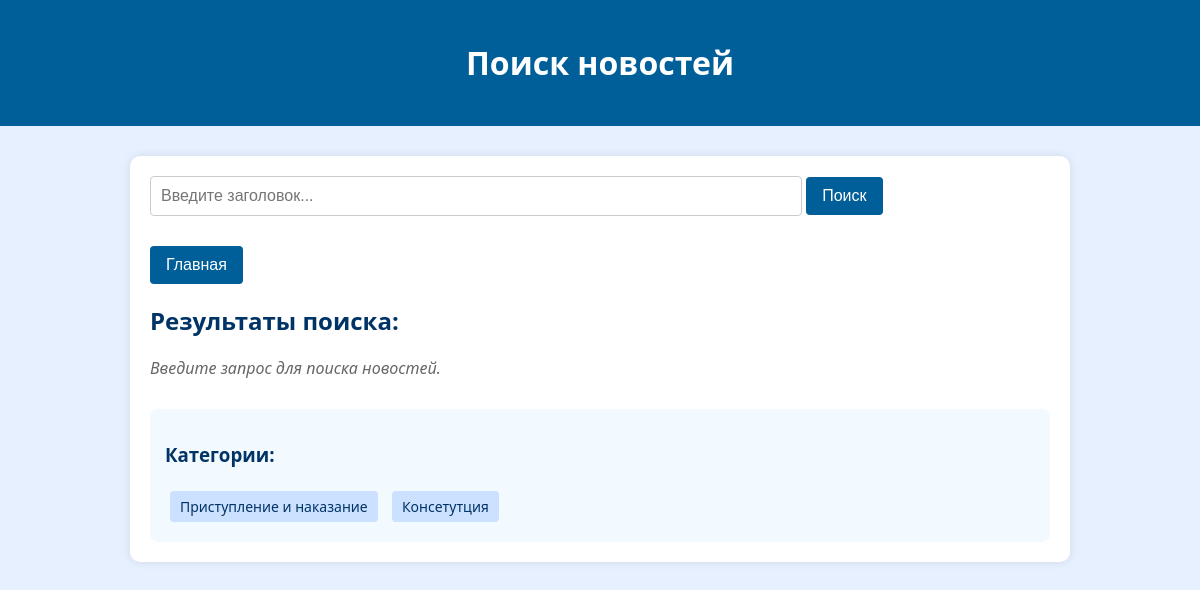
Before: /result_serch/ with the older database file.
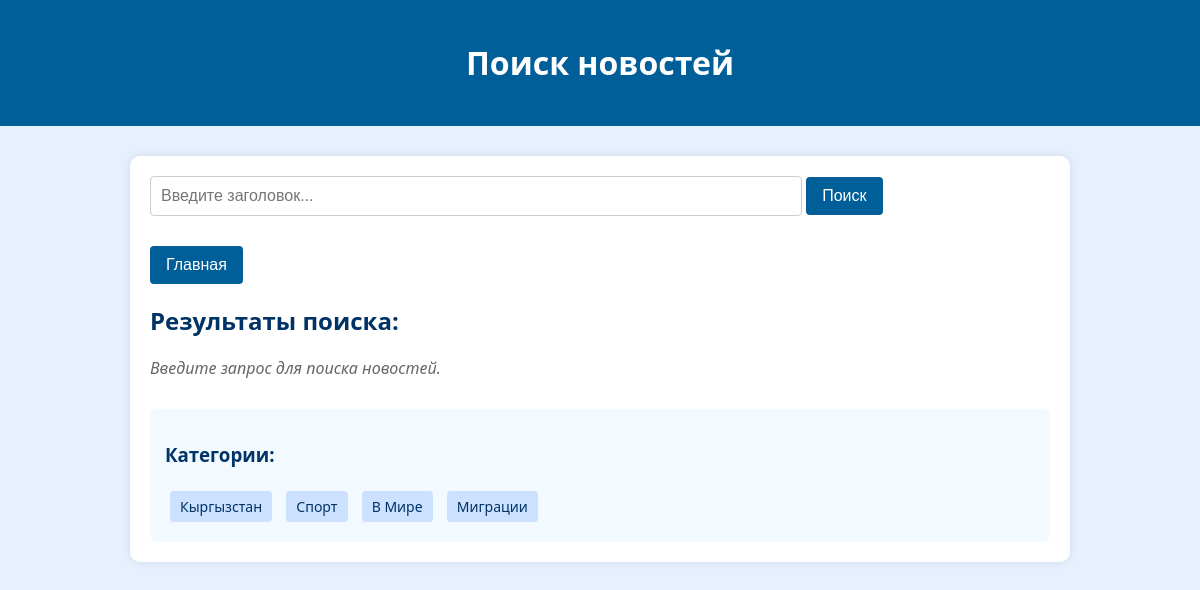
After: the same page with the newer database file.
### new/models.py (models this page shows, shortened)
class Category(models.Model):
    name = models.CharField(max_length=100, verbose_name='Название категории')
    slug = models.SlugField(max_length=50)

### new/views.py (the view)
# urls.py: path('result_serch/', views.result_serch, name='result_serch'),
def result_serch(request):
    query = request.GET.get('q')
    result = NewArticle.objects.filter(title__icontains=query) if query else []
    news = NewArticle.objects.all()
    categories = Category.objects.all()
    context = {
        'categories': categories,
        'news': news,
        'result': result,
        'query': query,
    }
    return render(request, 'new/result_serch.html', context)

### new/templates/new/result_serch.html (shortened to what this page needs)
<!DOCTYPE html>
<html lang="ru">
<head>
</head>
<body>
<header>
    <h1>Поиск новостей</h1>
</header>
<div class="container">
    <form method="get" action="{% url 'new:result_serch' %}">
        <input type="text" name="q" placeholder="Введите заголовок..." value="{{ query|default_if_none:'' }}">
        <button type="submit">Поиск</button>
    </form>
    <a href="{% url 'new:home' %}"><button >Главная</button></a>
    <h2>Результаты поиска:</h2>
    {% if query %}
        {% if result %}
            {% for article in result %}
                <div class="article">
                    <h3>{{ article.title }}</h3>
                    <p>{{ article.content|truncatewords:30 }}</p>
                    <a href="{% url 'new:detail' article.pk %}" class="read-more-btn">Читать далее</a>
                </div>
            {% endfor %}
        {% else %}
            <p class="no-results">По запросу "{{ query }}" ничего не найдено.</p>
        {% endif %}
    {% else %}
        <p class="no-results">Введите запрос для поиска новостей.</p>
    {% endif %}
    <div class="categories">
        <h3>Категории:</h3>
        {% for category in categories %}
            <span class="category">{{ category.name }}</span>
        {% endfor %}
    </div>
</div>
</body>
</html>

Changed rows visible on the page:
changed Category: name "Приступление и наказание" → "Кыргызстан"
changed Category: name "Консетутция" → "Спорт"
added Category: name "В Мире"
added Category: name "Миграции"
